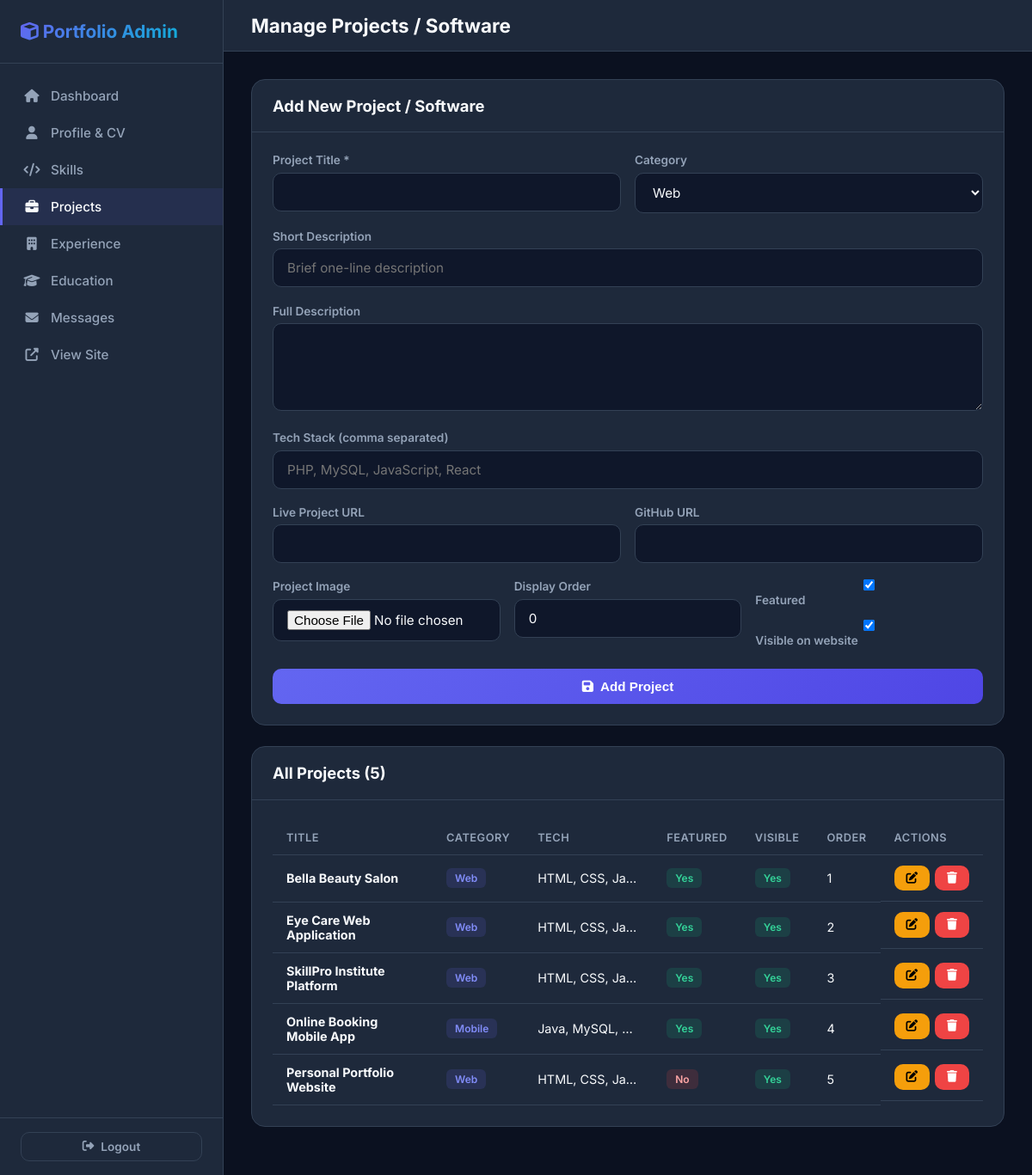
Screenshot of /admin/projects.php (signed in) with the database file from the repository.
### tables this page shows
CREATE TABLE IF NOT EXISTS projects (
    id INT AUTO_INCREMENT PRIMARY KEY,
    title VARCHAR(150) NOT NULL,
    description TEXT,
    short_desc VARCHAR(255),
    image VARCHAR(255) DEFAULT 'project-default.jpg',
    tech_stack VARCHAR(255),
    project_url VARCHAR(255),
    github_url VARCHAR(255),
    category VARCHAR(50) DEFAULT 'Web',
    is_featured TINYINT(1) DEFAULT 0,
    is_visible TINYINT(1) DEFAULT 1,
    display_order INT DEFAULT 0,
    created_at TIMESTAMP DEFAULT CURRENT_TIMESTAMP
);

### includes/functions.php (called while the page is built, shortened)
<?php
function getProjects($visibleOnly = true, $featuredOnly = false) {
    $conn = getDBConnection();
    $sql = "SELECT * FROM projects";
    $sql .= " ORDER BY display_order ASC, created_at DESC";
    $result = $conn->query($sql);
    $projects = [];
    while ($row = $result->fetch_assoc()) {
        $projects[] = $row;
    }
    return $projects;
}
?>

### admin/projects.php (the view, shortened to what this page needs)
<?php
require_once '../includes/functions.php';
$projects = getProjects(false);
$editProject = null;
$unread = getUnreadCount();
?>
<!DOCTYPE html>
<html lang="en">
<head>
    <link rel="stylesheet" href="https://cdnjs.cloudflare.com/ajax/libs/font-awesome/6.5.1/css/all.min.css">
    <link rel="stylesheet" href="../assets/css/admin.css">
</head>
<body>
<div class="admin-wrapper">
    <aside class="sidebar" id="sidebar">
        <div class="sidebar-header"><h2><i class="fas fa-cube"></i> Portfolio Admin</h2></div>
        <nav class="sidebar-nav">
            <a href="index.php"><i class="fas fa-home"></i> Dashboard</a>
            <a href="profile.php"><i class="fas fa-user"></i> Profile & CV</a>
            <a href="skills.php"><i class="fas fa-code"></i> Skills</a>
            <a href="projects.php" class="active"><i class="fas fa-briefcase"></i> Projects</a>
            <a href="experience.php"><i class="fas fa-building"></i> Experience</a>
            <a href="education.php"><i class="fas fa-graduation-cap"></i> Education</a>
            <a href="messages.php"><i class="fas fa-envelope"></i> Messages <?php if($unread): ?><span class="badge badge-danger"><?php echo $unread; ?></span><?php endif; ?></a>
            <a href="../index.php" target="_blank"><i class="fas fa-external-link-alt"></i> View Site</a>
        </nav>
        <div class="sidebar-footer">
            <a href="logout.php" class="btn btn-outline btn-sm" style="width:100%;"><i class="fas fa-sign-out-alt"></i> Logout</a>
        </div>
    </aside>
    <div class="main-content">
        <div class="topbar">
            <div style="display:flex;align-items:center;gap:1rem;">
                <h1>Manage Projects / Software</h1>
            </div>
        </div>
        <div class="content-area">
            <div class="card">
                <div class="card-header">
                    <h2><?php echo $editProject ? 'Edit Project' : 'Add New Project / Software'; ?></h2>
                </div>
                <div class="card-body">
                    <form method="POST" enctype="multipart/form-data">
                        <div class="form-row">
                            <div class="form-group">
                                <label>Project Title *</label>
                                <input type="text" name="title" required value="<?php echo htmlspecialchars($editProject['title'] ?? ''); ?>">
                            </div>
                            <div class="form-group">
                                <label>Category</label>
                                <select name="category">
                                    <?php foreach (['Web','App','Software','Mobile','UI/UX','Other'] as $cat): ?>
                                    <option value="<?php echo $cat; ?>" <?php echo (($editProject['category'] ?? '') === $cat) ? 'selected' : ''; ?>><?php echo $cat; ?></option>
                                    <?php endforeach; ?>
                                </select>
                            </div>
                        </div>
                        <div class="form-group">
                            <label>Short Description</label>
                            <input type="text" name="short_desc" value="<?php echo htmlspecialchars($editProject['short_desc'] ?? ''); ?>" placeholder="Brief one-line description">
                        </div>
                        <div class="form-group">
                            <label>Full Description</label>
                            <textarea name="description" rows="4"><?php echo htmlspecialchars($editProject['description'] ?? ''); ?></textarea>
                        </div>
                        <div class="form-group">
                            <label>Tech Stack (comma separated)</label>
                            <input type="text" name="tech_stack" value="<?php echo htmlspecialchars($editProject['tech_stack'] ?? ''); ?>" placeholder="PHP, MySQL, JavaScript, React">
                        </div>
                        <div class="form-row">
                            <div class="form-group">
                                <label>Live Project URL</label>
                                <input type="url" name="project_url" value="<?php echo htmlspecialchars($editProject['project_url'] ?? ''); ?>">
                            </div>
                            <div class="form-group">
                                <label>GitHub URL</label>
                                <input type="url" name="github_url" value="<?php echo htmlspecialchars($editProject['github_url'] ?? ''); ?>">
                            </div>
                        </div>
                        <div class="form-row-3">
                            <div class="form-group">
                                <label>Project Image</label>
                                <input type="file" name="image" accept="image/*">
                            </div>
                            <div class="form-group">
                                <label>Display Order</label>
                                <input type="number" name="display_order" value="<?php echo $editProject['display_order'] ?? 0; ?>">
                            </div>
                            <div class="form-group" style="display:flex;flex-direction:column;justify-content:center;gap:8px;">
                                <label><input type="checkbox" name="is_featured" value="1" <?php echo (!$editProject || $editProject['is_featured']) ? 'checked' : ''; ?>> Featured</label>
                                <label><input type="checkbox" name="is_visible" value="1" <?php echo (!$editProject || $editProject['is_visible']) ? 'checked' : ''; ?>> Visible on website</label>
                            </div>
                        </div>
                        <button type="submit" class="btn btn-primary"><i class="fas fa-save"></i> <?php echo $editProject ? 'Update' : 'Add'; ?> Project</button>
                    </form>
                </div>
            </div>
            <div class="card">
                <div class="card-header"><h2>All Projects (<?php echo count($projects); ?>)</h2></div>
                <div class="card-body">
                    <div class="table-responsive">
                        <table>
                            <thead>
                                <tr>
                                    <th>Title</th>
                                    <th>Category</th>
                                    <th>Tech</th>
                                    <th>Featured</th>
                                    <th>Visible</th>
                                    <th>Order</th>
                                    <th>Actions</th>
                                </tr>
                            </thead>
                            <tbody>
                                <?php foreach ($projects as $p): ?>
                                <tr>
                                    <td><strong><?php echo htmlspecialchars($p['title']); ?></strong></td>
                                    <td><span class="badge badge-info"><?php echo htmlspecialchars($p['category']); ?></span></td>
                                    <td style="max-width:150px;overflow:hidden;text-overflow:ellipsis;white-space:nowrap;"><?php echo htmlspecialchars($p['tech_stack']); ?></td>
                                    <td><?php echo $p['is_featured'] ? '<span class="badge badge-success">Yes</span>' : '<span class="badge badge-danger">No</span>'; ?></td>
                                    <td><?php echo $p['is_visible'] ? '<span class="badge badge-success">Yes</span>' : '<span class="badge badge-danger">Hidden</span>'; ?></td>
                                    <td><?php echo $p['display_order']; ?></td>
                                    <td class="action-btns">
                                        <a href="projects.php?edit=<?php echo $p['id']; ?>" class="btn btn-sm btn-warning"><i class="fas fa-edit"></i></a>
                                        <form method="POST" style="display:inline;" onsubmit="return confirm('Delete this project?')">
                                            <button type="submit" class="btn btn-sm btn-danger"><i class="fas fa-trash"></i></button>
                                        </form>
                                    </td>
                                </tr>
                                <?php endforeach; ?>
                            </tbody>
                        </table>
                    </div>
                </div>
            </div>
        </div>
    </div>
</div>
</body>
</html>

### assets/css/admin.css (style rules this page uses)
:root { --sidebar-width: 260px; --primary: #6366f1; --primary-dark: #4f46e5; --dark: #0f172a; --dark-2: #1e293b; --dark-3: #334155; --light: #f8fafc; --gray: #94a3b8; --success: #10b981; --danger: #ef4444; --warning: #f59e0b; }
* { margin: 0; padding: 0; box-sizing: border-box; }
body { font-family: 'Inter', system-ui, sans-serif; background: #0b1120; color: var(--light); min-height: 100vh; }
.form-group { margin-bottom: 1.2rem; }
.form-group label { display: block; font-size: 0.85rem; font-weight: 600; color: var(--gray); margin-bottom: 0.4rem; }
.form-group input, .form-group select, .form-group textarea { width: 100%; padding: 12px 16px; background: var(--dark); border: 1px solid var(--dark-3); border-radius: 10px; color: var(--light); font-size: 0.95rem; font-family: inherit; transition: all 0.3s; }
.form-group textarea { resize: vertical; min-height: 100px; }
.btn { display: inline-flex; align-items: center; justify-content: center; gap: 8px; padding: 12px 24px; border-radius: 10px; font-weight: 600; font-size: 0.95rem; border: none; cursor: pointer; transition: all 0.3s; text-decoration: none; color: white; }
.btn-primary { background: linear-gradient(135deg, #6366f1, #4f46e5); width: 100%; }
.btn-danger { background: var(--danger); }
.btn-warning { background: var(--warning); color: #000; }
.btn-sm { padding: 8px 14px; font-size: 0.85rem; }
.btn-outline { background: transparent; border: 1px solid var(--dark-3); color: var(--gray); }
.admin-wrapper { display: flex; min-height: 100vh; }
.sidebar { width: var(--sidebar-width); background: var(--dark-2); border-right: 1px solid var(--dark-3); position: fixed; top: 0; left: 0; bottom: 0; z-index: 100; display: flex; flex-direction: column; transition: all 0.3s; }
.sidebar-header { padding: 1.5rem; border-bottom: 1px solid var(--dark-3); }
.sidebar-header h2 { font-size: 1.3rem; background: linear-gradient(135deg, #6366f1, #06b6d4); -webkit-background-clip: text; -webkit-text-fill-color: transparent; }
.sidebar-nav { flex: 1; padding: 1rem 0; overflow-y: auto; }
.sidebar-nav a { display: flex; align-items: center; gap: 12px; padding: 12px 1.5rem; color: var(--gray); text-decoration: none; font-size: 0.95rem; font-weight: 500; transition: all 0.3s; border-left: 3px solid transparent; }
.sidebar-nav a:hover, .sidebar-nav a.active { background: rgba(99,102,241,0.1); color: var(--light); border-left-color: var(--primary); }
.sidebar-nav a i { width: 20px; text-align: center; }
.sidebar-footer { padding: 1rem 1.5rem; border-top: 1px solid var(--dark-3); }
.main-content { margin-left: var(--sidebar-width); flex: 1; min-height: 100vh; }
.topbar { background: var(--dark-2); border-bottom: 1px solid var(--dark-3); padding: 1rem 2rem; display: flex; align-items: center; justify-content: space-between; position: sticky; top: 0; z-index: 50; }
.topbar h1 { font-size: 1.4rem; font-weight: 700; }
.content-area { padding: 2rem; }
.card { background: var(--dark-2); border: 1px solid var(--dark-3); border-radius: 16px; margin-bottom: 1.5rem; }
.card-header { padding: 1.2rem 1.5rem; border-bottom: 1px solid var(--dark-3); display: flex; align-items: center; justify-content: space-between; }
.card-header h2 { font-size: 1.15rem; font-weight: 700; }
.card-body { padding: 1.5rem; }
.table-responsive { overflow-x: auto; }
table { width: 100%; border-collapse: collapse; }
table th, table td { padding: 12px 16px; text-align: left; border-bottom: 1px solid var(--dark-3); font-size: 0.9rem; }
table th { color: var(--gray); font-weight: 600; font-size: 0.8rem; text-transform: uppercase; letter-spacing: 0.5px; }
.badge { display: inline-block; padding: 4px 10px; border-radius: 6px; font-size: 0.75rem; font-weight: 600; }
.badge-success { background: rgba(16,185,129,0.15); color: #34d399; }
.badge-danger { background: rgba(239,68,68,0.15); color: #fca5a5; }
.badge-info { background: rgba(99,102,241,0.15); color: #818cf8; }
.action-btns { display: flex; gap: 6px; }
.form-row { display: grid; grid-template-columns: 1fr 1fr; gap: 1rem; }
.form-row-3 { display: grid; grid-template-columns: 1fr 1fr 1fr; gap: 1rem; }

### rows the page displays
projects: title "Bella Beauty Salon", category "Web", tech_stack "HTML, CSS, Ja…", is_featured "Yes", is_visible "Yes", display_order "1"
projects: title "Eye Care Web Application", category "Web", tech_stack "HTML, CSS, Ja…", is_featured "Yes", is_visible "Yes", display_order "2"
projects: title "SkillPro Institute Platform", category "Web", tech_stack "HTML, CSS, Ja…", is_featured "Yes", is_visible "Yes", display_order "3"
projects: title "Online Booking Mobile App", category "Mobile", tech_stack "Java, MySQL,…", is_featured "Yes", is_visible "Yes", display_order "4"
projects: title "Personal Portfolio Website", category "Web", tech_stack "HTML, CSS, Ja…", is_featured "No", is_visible "Yes", display_order "5"

### other values shown
count($projects) "5"
form field category "Web"
